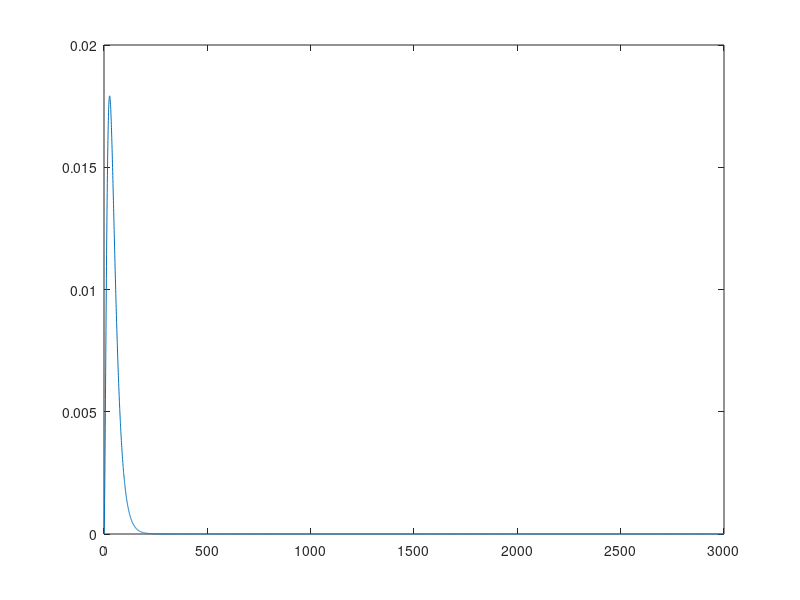
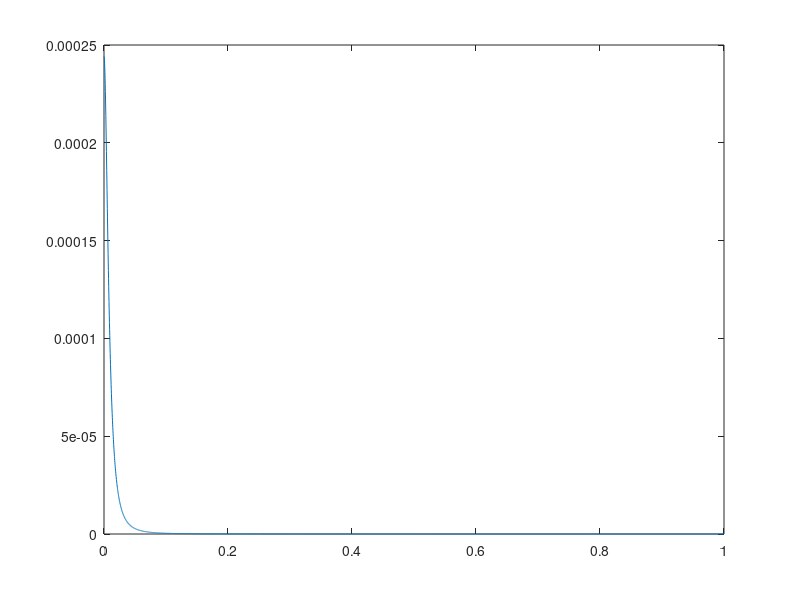
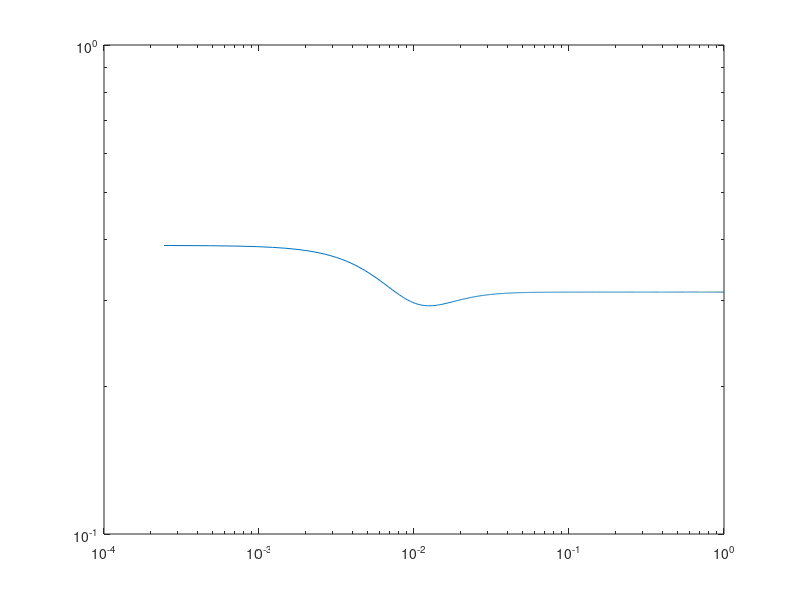
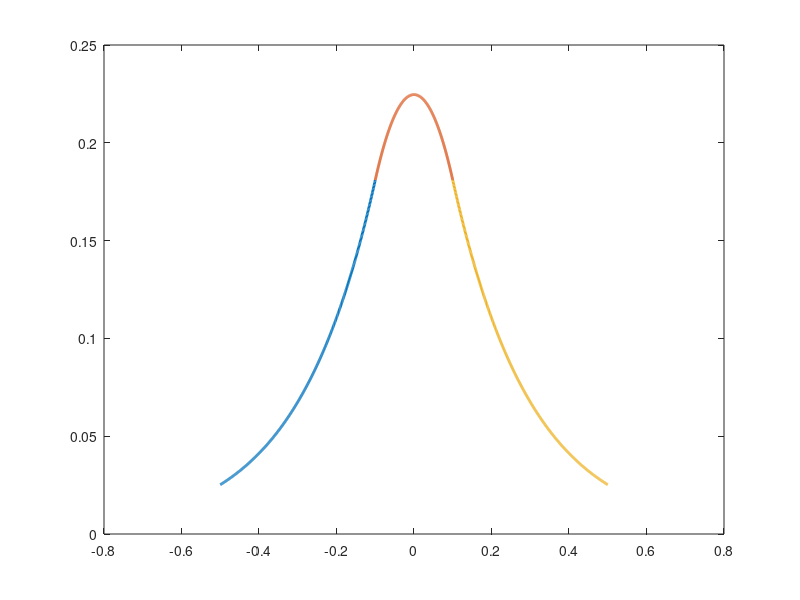

Recreate these plots in MATLAB, in order. (Note: this script raises an error after producing the figures.)
% Solutions of the Krausz-Naka model of photoreceptor cell/horizontal cell
% interactions in the catfish retina. This first bit computes responses to
% steady inputs, and the later bits compute the frequency response.

clear all
close all
clc

% Work in time units of milliseconds
lh = 0.267;                     % The space constant of electrical diffusion in the horizontal cell layer
A = 3000;
tau = 24.8;
t0 = 0.022;

% First, set up k and khat. We do this by taking the inverse Fourier
% transform of the function k(t), which is given in the text. We plot k(t)
% just for fun, to make sure it looks OK

Fs = 2;              % sampling frequency
t = 0:1/Fs:3000;             % time vector
L = length(t);              % signal length

k = (3/tau)*exp(-(t-t0)/tau).*(1 - exp(-(t-t0)/tau) ).^2;   % From the Krausz-Naka paper.
figure(1)
plot(t,k)

n = 2^nextpow2(L);          % Extend sample length and pad with zeros
khat = fft(k,n)/n;          % Take the FFT.
f = Fs*(0:(n/2))/n;         % Define the frequencies for the frequency domain
figure(2)
plot(f,abs(khat(1:n/2+1)))

% Once we know the FT of k, we can then calculate alpha(w).
alpha = (1 + A*khat).^0.5/lh;
alpha0 = (1+A*khat(1))^0.5/lh;      % The zero frequency value of alpha
fullfield = 1/(alpha0^2*lh^2)

%% Computation of the frequency response of the bar/field ratio at x=0
R = 0.1;           % Set the width of the bar. R=1 is a wide bar. R=0.1 is a thin bar
x = 0;

F = (2 - exp(-alpha.*(x+R)) - exp(alpha.*(x-R)));  % F as defined in the text
ratio = F/2;

figure(3)
loglog(f,abs(ratio(1:n/2+1)))

%% Response to a steady bar of width 2R, by direct calculation and then by convolution. Plot on same graph, to compare

% To get a steady response, choose alpha to be the value at 0 frequency. So
% use alpha0 here. 

upper = 5*R;
lower = upper;

% Calculate the bar response in three pieces, just for convenience. To the
% left of the bar, inside the bar, and then to the right of the bar.
x1 = linspace(-lower,-R,500);
G1 = (1/(2*alpha0*alpha0*lh*lh))*(exp(alpha0*(x1+R)) - exp(-alpha0*abs(R-x1)));
figure(4)
plot(x1,G1,'LineWidth',2)
hold on

x2 = linspace(-R,R,500);
G2 = (1/(2*alpha0*alpha0*lh*lh))*( 2 - (exp(alpha0*(x2-R)) + exp(-alpha0*(x2+R)) ) );
plot(x2,G2,'LineWidth',2)

x3 = linspace(R,upper,500);
G3 = (1/(2*alpha0*alpha0*lh*lh))*(exp(alpha0*(R-x3)) - exp(-alpha0*(x3+R)));
plot(x3,G3,'LineWidth',2)

% Now do the response by convolution
        
p = @(x) heaviside(x+R).*heaviside(R-x);                % The stimulus. Redefine as needed
gg = @(x) (1/(2*alpha0*lh*lh))*exp(-alpha0*abs(x));     % The Green's function
x = linspace(-2*lower,2*upper,500);                     % Increase the bounds, to try and avoid edge effects
dx=x(2)-x(1);

% Use the built-in Matlab convolution function, which is faster than doing the integral directly.
% But be careful, as this can generate edge effects (as it doesn't always correspond to an integral on
% a domain that is large enough), and it also goes weird as R gets large; it 
% doesn't pick up sharp edges very well, and the edges get sharper as R
% gets larger.
cc = conv(p(x),gg(x),'same')*dx;  

plot(x,cc,'k--','LineWidth',2)
hold off

% Now check that the ratio of the bar/field response (computed directly by
% solving the differential equations) is the same as that given by the
% frequency response

bar_response = G2(250);  % Take the midpoint of the bar response, to get the value at x=0.
fprintf('direct solution gives the bar/field ratio as %d\n\n',bar_response/fullfield);
fprintf('the frequency response gives the bar/field ratio as %d\n\n',abs(ratio(1)));
